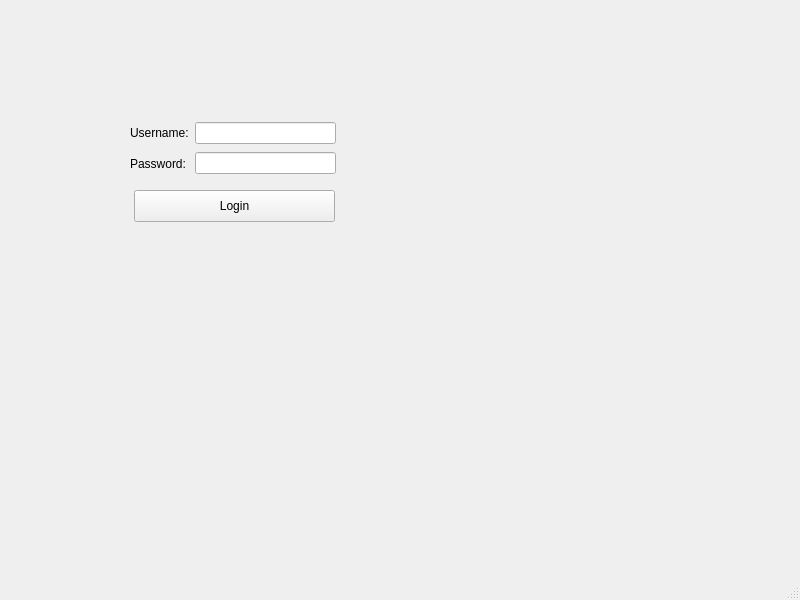
<?xml version="1.0" encoding="UTF-8"?>
<ui version="4.0">
 <class>MainWindow</class>
 <widget class="QMainWindow" name="MainWindow">
  <property name="geometry">
   <rect>
    <x>0</x>
    <y>0</y>
    <width>800</width>
    <height>600</height>
   </rect>
  </property>
  <property name="windowTitle">
   <string>MainWindow</string>
  </property>
  <widget class="QWidget" name="centralwidget">
   <widget class="QPushButton" name="loginButton">
    <property name="geometry">
     <rect>
      <x>134</x>
      <y>190</y>
      <width>201</width>
      <height>32</height>
     </rect>
    </property>
    <property name="text">
     <string>Login</string>
    </property>
   </widget>
   <widget class="QWidget" name="">
    <property name="geometry">
     <rect>
      <x>130</x>
      <y>120</y>
      <width>206</width>
      <height>56</height>
     </rect>
    </property>
    <layout class="QHBoxLayout" name="horizontalLayout">
     <item>
      <layout class="QVBoxLayout" name="verticalLayout_2">
       <item>
        <widget class="QLabel" name="label">
         <property name="text">
          <string>Username:</string>
         </property>
        </widget>
       </item>
       <item>
        <widget class="QLabel" name="label_2">
         <property name="text">
          <string>Password:</string>
         </property>
        </widget>
       </item>
      </layout>
     </item>
     <item>
      <layout class="QVBoxLayout" name="verticalLayout">
       <item>
        <widget class="QLineEdit" name="usernameLineEdit"/>
       </item>
       <item>
        <widget class="QLineEdit" name="passwordLineEdit"/>
       </item>
      </layout>
     </item>
    </layout>
   </widget>
  </widget>
  <widget class="QMenuBar" name="menubar">
   <property name="geometry">
    <rect>
     <x>0</x>
     <y>0</y>
     <width>800</width>
     <height>29</height>
    </rect>
   </property>
  </widget>
  <widget class="QStatusBar" name="statusbar"/>
 </widget>
 <resources/>
 <connections/>
</ui>
